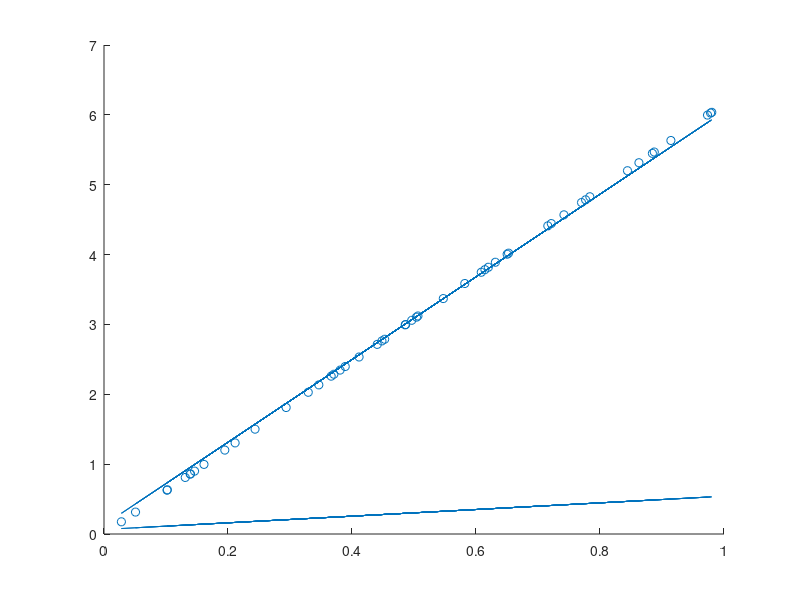

This chart was generated by the following MATLAB code:
x_data = rand(50, 1);
y_data = x_data .* (rand(1) .* 10) + rand(50, 1) .* (rand(1) .* 1);

figure(1)
scatter(x_data, y_data)

x_data = [ones(50, 1), x_data];

% hold on

% predicting the feature line

w = rand(size(x_data, 2), 1);
x_final = x_data(:, 2:size(x_data, 2));
y_p = x_data * w;

hold on
line(x_final, y_p)

total_reps = 1000;
reps = total_reps;

error_record = 0;
error_change_thresh = 0.01;
error_v = [];
error_v(total_reps - reps + 1, 1) = 100;

while(reps > 0)

    % hold on

    error_v(total_reps - reps + 1, 1) = int64(0.5 .* sum((y_data - x_data * w) .^ 2));

    % if ((error_v(total_reps - reps + 1, 1) - error_record) .^ 2) < error_change_thresh
    %     break;
    % end

    error_record = error_v(total_reps - reps + 1, 1);

    d_error_v = transpose(-x_data) * (y_data - x_data * w);

    learn_rate = 0.001;

    w = w - learn_rate .* d_error_v;

    reps--;

end

hold on

y_p = x_data * w;

x_final = x_data(:, 2:size(x_data, 2));

line(x_final, y_p)
